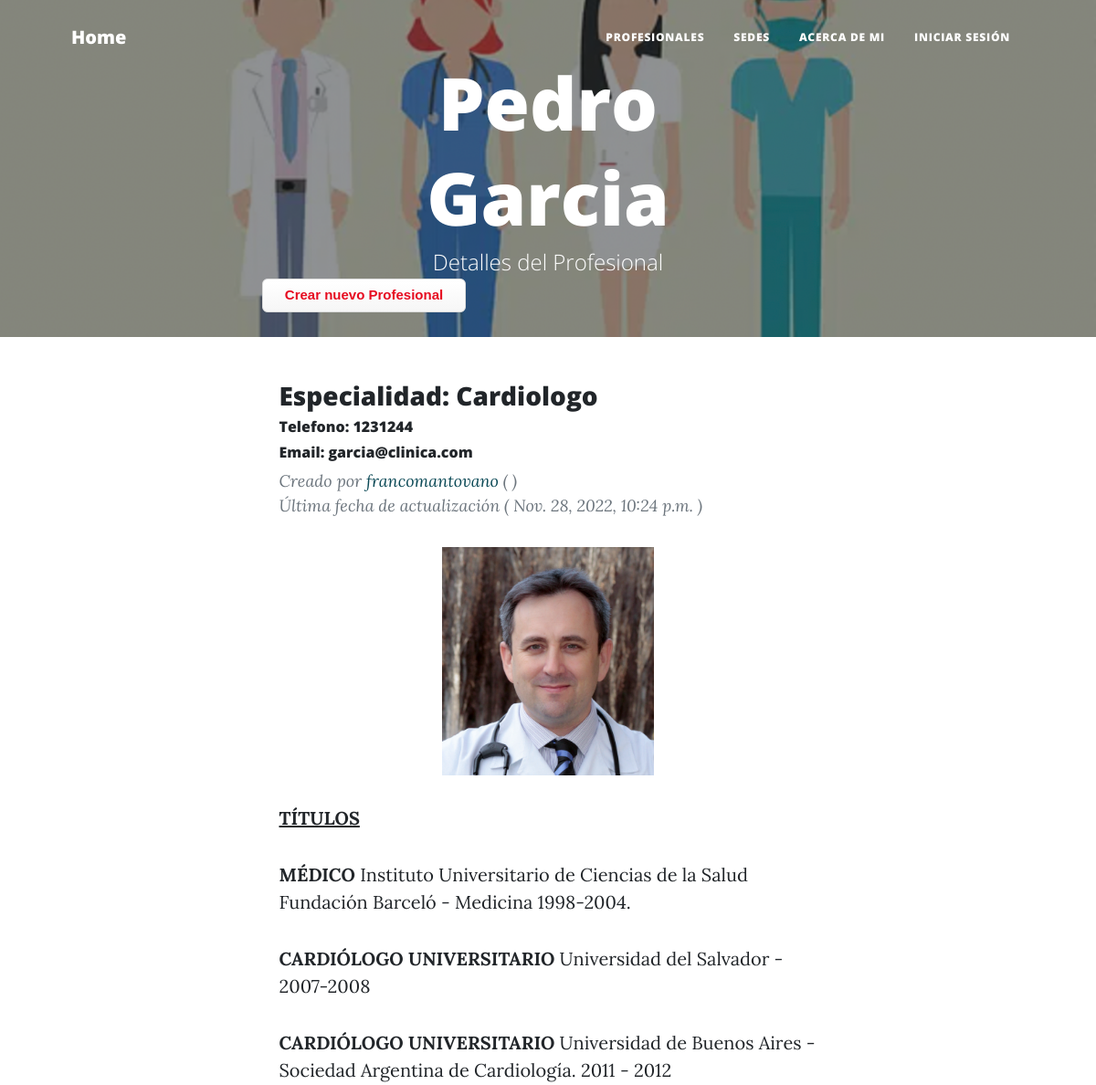
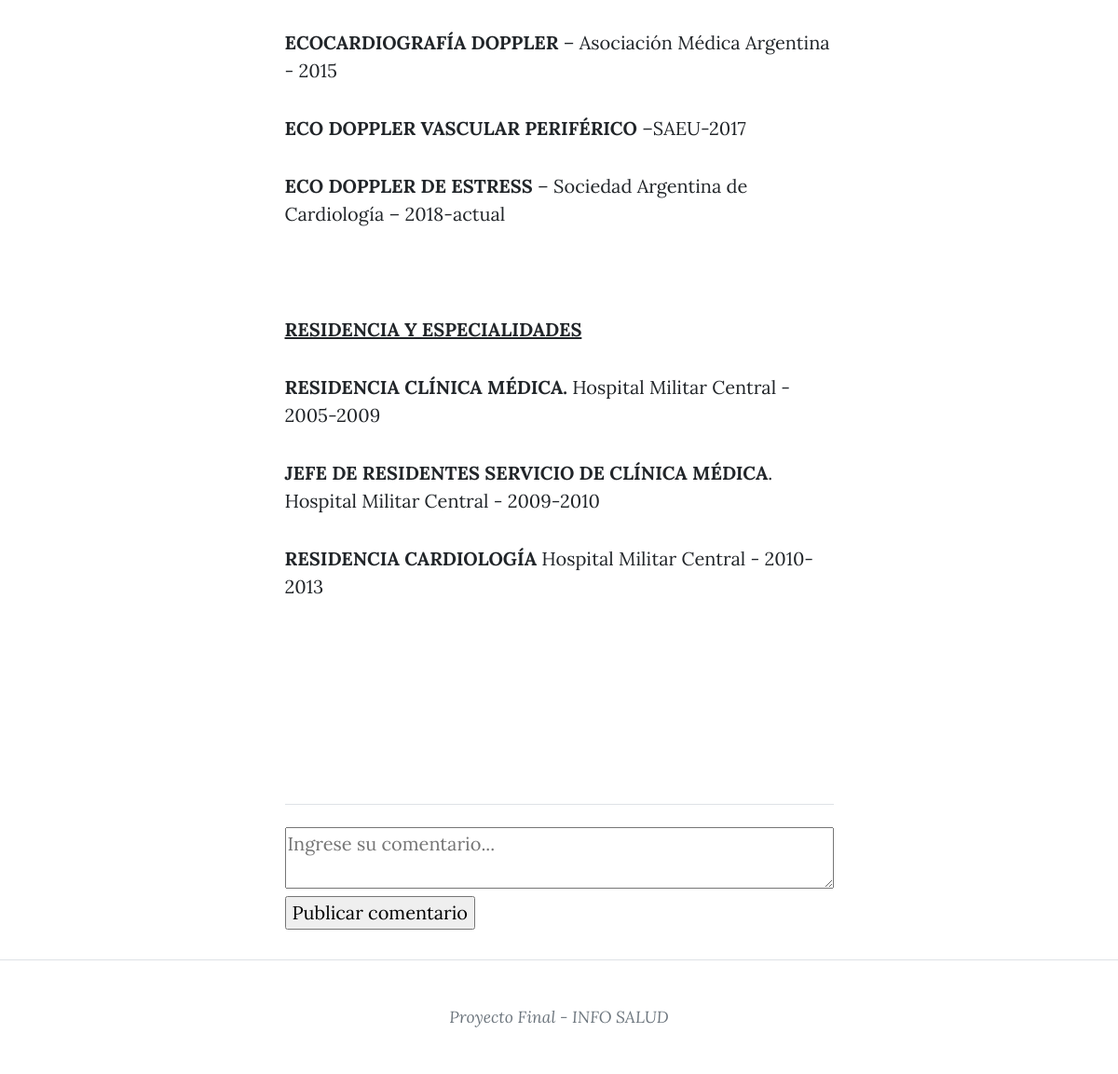
The page /profesional/profesional/12/detail/ on the database its author committed (2 pictures, top to bottom).
### profesional/models.py (models this page shows, shortened)
class Profesional(models.Model):
    name = models.CharField(max_length=40)
    last_name = models.CharField(max_length=40)
    email = models.EmailField()
    especialidad = models.CharField(max_length=40)
    tel= models.IntegerField()
    description = RichTextField(null=True, blank=True)
    image = models.ImageField(upload_to='profesional', null=True, blank=True)
    owner = models.ForeignKey(User, on_delete=models.CASCADE)
    comments = models.ManyToManyField(
        User, through="Comment", related_name="comments_owned"
    )
    created_at = models.DateTimeField(auto_now_add=True, null=True)
    updated_at = models.DateTimeField(auto_now=True, null=True)
    class Meta:
        unique_together = (
            "name",
            "last_name",
            "especialidad",
            "tel",
        )
        ordering = ["-created_at"]

### profesional/views.py (the view)
# urls.py: path("profesional/<int:pk>/detail/", views.ProfesionalDetailView.as_view(), name="profesional-detail"),
class ProfesionalDetailView(DetailView):
    model = Profesional
    template_name = "profesional/profesional_detail.html"
    fields = ["name", "last_name","email", "especialidad","tel", "description", "image"]
    def get(self, request, pk):
        profesional = Profesional.objects.get(id=pk)
        comments = Comment.objects.filter(profesional=profesional).order_by("-updated_at")
        comment_form = CommentForm()
        context = {
            "profesional": profesional,
            "comments": comments,
            "comment_form": comment_form,
        }
        return render(request, self.template_name, context)

### profesional/forms.py
class CommentForm(forms.Form):
    comment_text = forms.CharField(
        label="",
        required=False,
        max_length=500,
        min_length=10,
        strip=True,
        widget=forms.Textarea(
            attrs={
                "class": "comment-text",
                "placeholder": "Ingrese su comentario...",
                "required": "True",
                "max_length": 500,
                "min_length": 10,
                "rows": 2,
                "cols": 10,
                "style":"min-width: 100%",
            }
        ),
    )

### profesional/templates/profesional/profesional_detail.html (shortened to what this page needs)
{% extends "home/index.html" %}
{% load static %}
{% block my_blog_header %}
<header class="masthead" style="background-image: url('/static/home/assets/img/medicos.png')">
    <div class="container position-relative px-4 px-lg-5">
        <div class="row gx-4 gx-lg-5 justify-content-center">
            <div class="col-md-15 col-lg-16 col-xl-14">
                <div class="site-heading">
                    <h1>{{ profesional.name }}</h1>
                    <h1>{{ profesional.last_name }}</h1>
                    <span class="subheading">Detalles del Profesional</span>
                </div>
            </div>
        </div>
        <a class="button_custom" href="{% url 'profesional:profesional-add' %}">Crear nuevo Profesional</a>
    </div>
</header>
{% endblock %}
{% block my_blog_content %}
<div class="post-preview">
    <h3 class="post-subtitle">Especialidad: {{ profesional.especialidad }}</h3>
    <h6 class="post-subtitle">Telefono: {{ profesional.tel }}</h6>
    <h6 class="post-subtitle">Email: {{ profesional.email }}</h6>
    <p class="post-meta">
        Creado por
        <span style="color: #0b4956;" href="">{{ profesional.owner.username }}</span>
        ( {{ course.created_at }} )
        <br>
        Última fecha de actualización ( {{ profesional.updated_at }} )
    </p>
    {% if profesional.image %}
        <div style="text-align: center;">
            <img height="250px" src="{{ profesional.image.url }}">
        </div>
    {% endif %}
    <p class="card-text ">{{ profesional.description|safe }}</p>
    <hr class="my-4" />
    <form method="POST" action="{% url 'profesional:comment-create' profesional.id %}">
        {{ comment_form }}
    <input type="submit" value="Publicar comentario">
    </form>
</div>
{% endblock %}

### rows shown on the page
Profesional: name "Pedro", last_name "Garcia", especialidad "Cardiologo", tel "1231244", email "garcia@clinica.com", owner.username "francomantovano", updated_at "Nov. 28, 2022, 10:24 p.m.", image (picture), description "TÍTULOS MÉDICO Instituto Universitario de Ciencias de la Salud Fundación Barceló - Medicina 1998-2004. CARDIÓLOGO UNIVERSITARIO Universidad del Salvador - 2007-2008 CARDIÓLOGO UNIVERSITARIO Universidad de Buenos Aires - Sociedad Argentina de Cardiología. 2011 - 2012 ECOCARDIOGRAFÍA DOPPLER – Asociación Médica Argentina - 2015 ECO DOPPLER VASCULAR PERIFÉRICO –SAEU-2017 ECO DOPPLER DE ESTRESS – Sociedad Argentina de Cardiología – 2018-actual RESIDENCIA Y ESPECIALIDADES RESIDENCIA CLÍNICA MÉDICA. Hospital Militar Central - 2005-2009 JEFE DE RESIDENTES SERVICIO DE CLÍNICA MÉDICA . Hospital Militar Central - 2009-2010 RESIDENCIA CARDIOLOGÍA Hospital Militar Central - 2010-2013"
